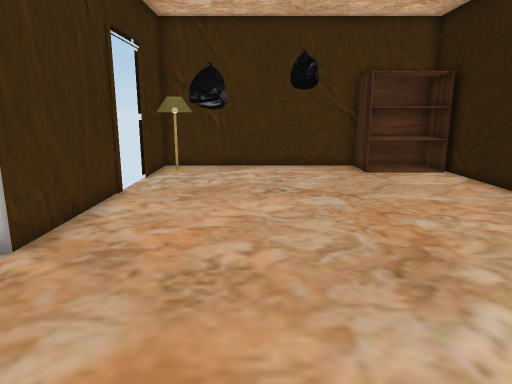
view 1 (above)

12 first-person views from a walk through a scene from a Unity 3-D project. The camera is 1.2 m above the floor, tilts 12° down and sees 70° across. The floor is counted in squares, 0.51 m on a side. Each view is taken from the middle of a square. On the plan, view 1 faces up. The plan holds only what a view shows up to about 20 squares ahead; the rest is blank. The place goes on beyond the plan. The player character is not drawn. Door leaves are left out, so doorways stand open. Some surface patterns are stand-ins.

view 2
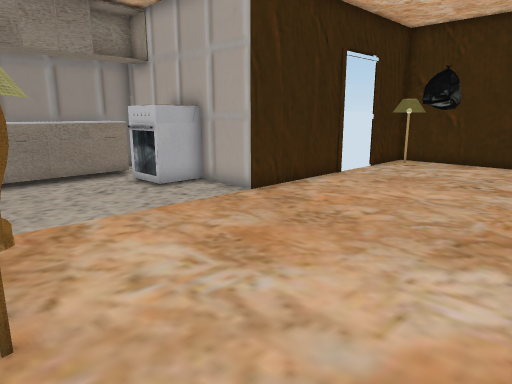

view 3
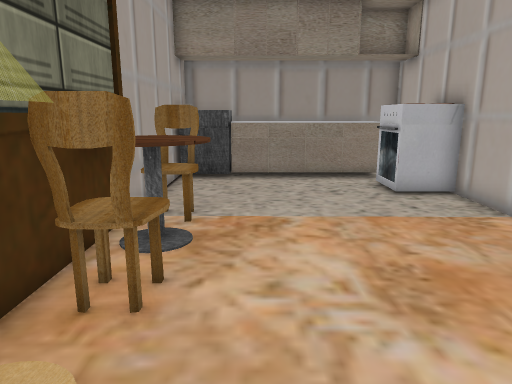

view 4
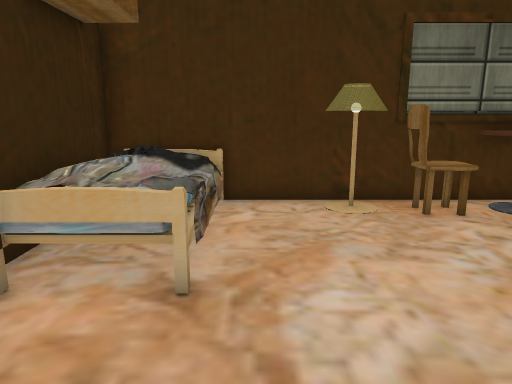

view 5
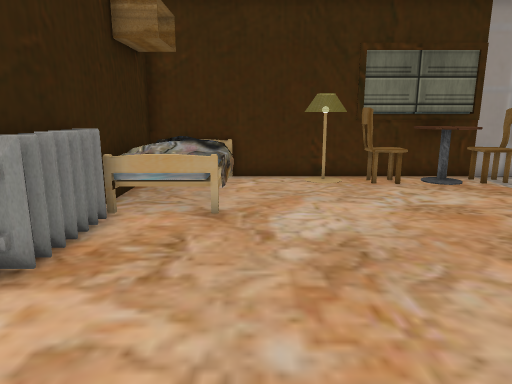

view 6
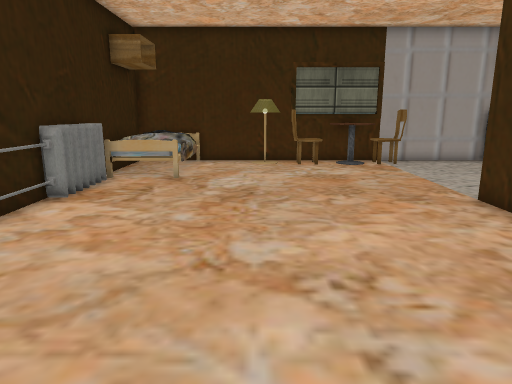

view 7
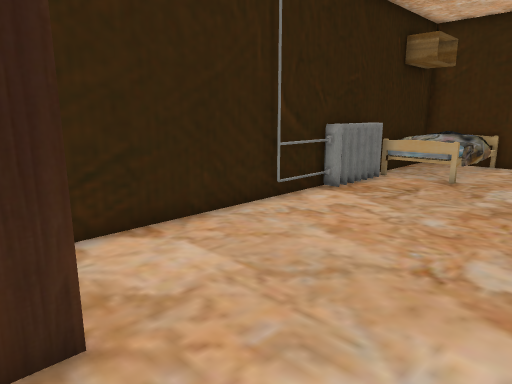

view 8
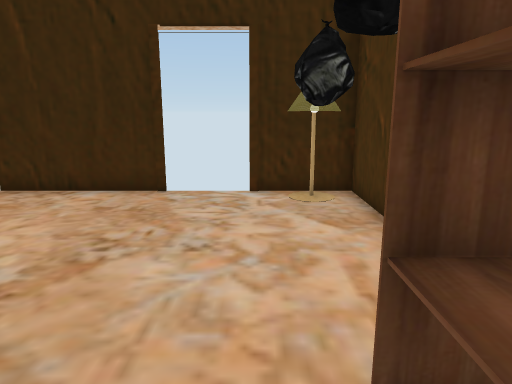

view 9
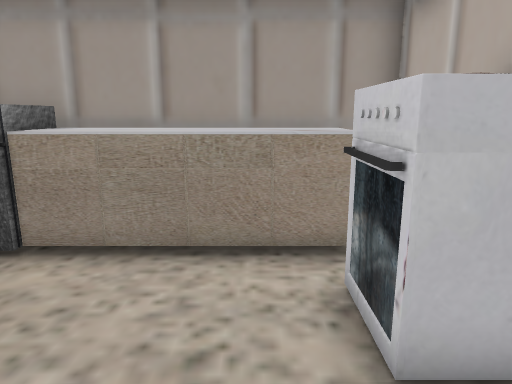

view 10
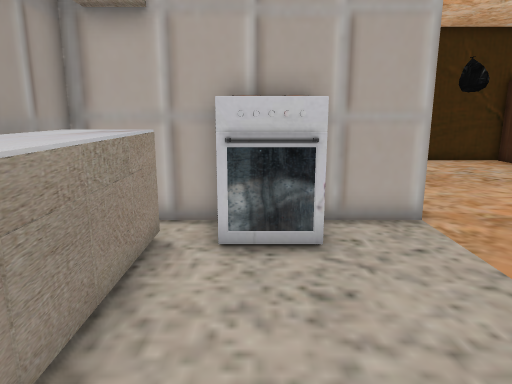

view 11
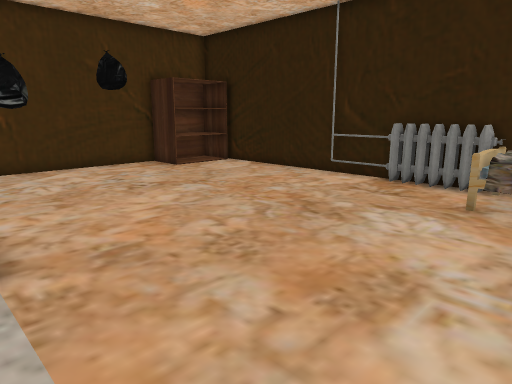

view 12
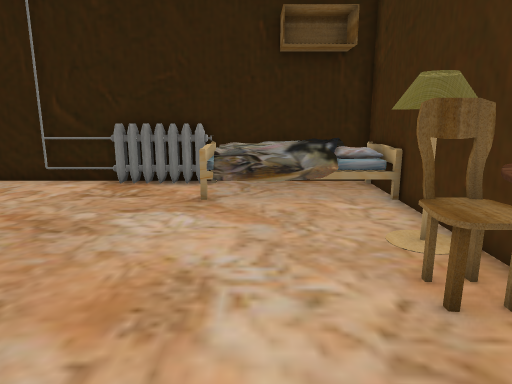

### Floor plan
Key: @ floor where view 1 was taken; # wall or solid block; x gap in a wall; . floor; D open door; = window, fence, low wall or low ledge; ^ raised ledge; O other object.
Columns run from 12 left of view 1 to 8 right of it. Each row starts with its distance up from view 1.
 17            ######
 16           ##....####
 15         ####.....####
 14         x...........#
 13         D...........#
 12         D...........#
 11         D...........#
 10         #...........#
  9         #...........#
  8         #...........#
  7         #...........#
  6 #########...........#
  5 ##..^^.............=#
  4 #^^.^^.............=#
  3 #^^...............OO#
  2 #^^..............OOO#
  1 #^^..............OOO#
  0 #^^.........@....OOO#
 -1 ###......^^^^  ..O ##
 -2   #....^^^^^^##..O ##
 -3   ###################

Positions as (right, up) in squares from view 1, and headings:
1: (0, 0), facing up
2: (4, -2), facing up-left
3: (4, 0), facing left
4: (4, 7), facing down
5: (4, 11), facing down
6: (2, 16), facing down
7: (1, 16), facing down-right
8: (7, 14), facing left
9: (-4, 3), facing left
10: (-8, -2), facing up
11: (-5, 0), facing up-right
12: (-5, 1), facing right
